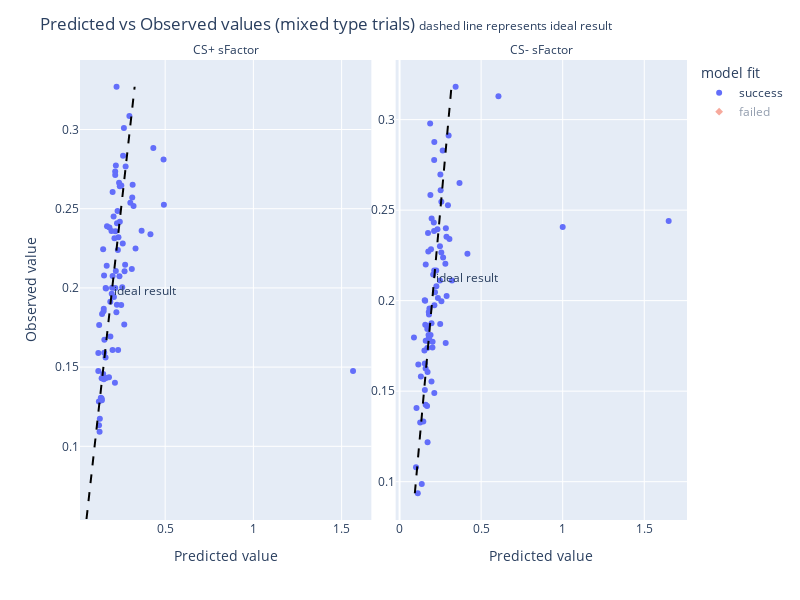

Notebook source saved alongside this figure:
### Code cell
col_wrap = 2
fig = px.scatter(mt_po_df , x= 'Predicted value', y='Observed value', color="model fit",
                 symbol = 'model fit', facet_col = 'parameter', facet_col_wrap = col_wrap,
                 category_orders={'parameter':mt_params_colNames,
                                  'model fit': ['success', 'failed']},
                facet_col_spacing=0.04, # default is 0.03
              height=600, width=800,
                )
fig.for_each_annotation(lambda a: a.update(text=a.text.split("=")[-1]))
fig.update_xaxes(matches=None, showticklabels=True)
fig.update_yaxes(matches=None, showticklabels=True)
fig.update_layout(
        title = '''Predicted vs Observed values (mixed type trials) <span style="font-size: 12px;">dashed line represents ideal result</span>'''
        )
fig.add_shape(dict(type="line", 
                       x0=mt_pars_minMax.iloc[1,0], x1=mt_pars_minMax.iloc[1,1], 
                       y0=mt_pars_minMax.iloc[1,0], y1=mt_pars_minMax.iloc[1,1], 
                       line_color="black", line_dash='dash'), 
                  row=0, col=0, 
                  label=dict(text="ideal result", textposition = 'bottom left', 
                             xanchor = 'left', yanchor='bottom', textangle=0),
                 )

fig.add_shape(dict(type="line", 
                       x0=mt_pars_minMax.iloc[0,0], x1=mt_pars_minMax.iloc[0,1], 
                       y0=mt_pars_minMax.iloc[0,0], y1=mt_pars_minMax.iloc[0,1], 
                       line_color="black", line_dash='dash'), 
                  row=0, col=1, 
                  label=dict(text="ideal result", textposition = 'bottom left', 
                             xanchor = 'left', yanchor='bottom', textangle=0),
                 )


    
fig.show()
fig.write_html("/mnt/data1/francisco/predicted vs observed mixed type parameters.html")

### Figure 1 — Plotly figure (JSON) as saved in the notebook; plotly's stock layout.template omitted (floating-point values rounded to 4 significant figures)
{"data": [{"hovertemplate": "model fit=success<br>parameter=CS+ sFactor<br>Predicted value=%{x}<br>Observed value=%{y}<extra></extra>", "legendgroup": "success", "marker": {"color": "#636efa", "symbol": "circle"}, "mode": "markers", "name": "success", "orientation": "v", "showlegend": true, "type": "scatter", "visible": true, "x": [0.2018, 0.3664, 0.1485, 0.1648, 0.2152, 0.2614, 0.3321, 0.2204, 0.2332, 0.2021, 0.4329, 0.1547, 0.1423, 0.1354, 0.1971, 0.2429, 0.1894, 0.2758, 0.3134, 0.1992, 0.2352, 0.1259, 0.1815, 0.2319, 0.1401, 0.1283, 0.2096, 0.1703, 0.189, 0.4928, 0.2177, 0.1686, 0.1553, 0.1399, 0.1621, 0.1957, 0.2972, 0.4908, 0.4166, 0.3026, 0.2271, 0.1251, 0.2125, 0.2077, 0.2514, 0.2387, 0.2662, 0.2303, 0.2023, 0.1509, 0.2698, 0.1298, 0.1522, 0.243, 0.2169, 0.1242, 0.1489, 0.2235, 0.2681, 0.2205, 0.2244, 0.1211, 0.2261, 0.1842, 0.2596, 0.3156, 0.3208, 0.2174, 0.1519, 0.273, 0.2508, 1.565, 0.1212, 0.2167, 0.1536, 0.311, 0.1626, 0.1413, 0.2567, 0.1653, 0.2409], "xaxis": "x", "y": [0.1607, 0.2361, 0.2245, 0.1996, 0.1401, 0.2834, 0.2249, 0.2107, 0.1607, 0.2606, 0.2883, 0.1591, 0.1836, 0.1307, 0.1964, 0.2641, 0.1693, 0.2766, 0.2571, 0.2001, 0.232, 0.1766, 0.1436, 0.224, 0.1301, 0.1092, 0.1943, 0.2388, 0.1912, 0.2524, 0.2357, 0.214, 0.1672, 0.1429, 0.1561, 0.236, 0.3086, 0.281, 0.2339, 0.2538, 0.2407, 0.1134, 0.2314, 0.245, 0.2646, 0.2665, 0.3009, 0.2486, 0.2075, 0.1852, 0.2105, 0.1173, 0.1424, 0.2418, 0.2712, 0.1282, 0.1456, 0.1846, 0.1768, 0.2773, 0.327, 0.1475, 0.1894, 0.2381, 0.2281, 0.2651, 0.2516, 0.2, 0.1869, 0.2146, 0.1891, 0.1476, 0.1589, 0.2735, 0.2078, 0.2119, 0.1999, 0.1291, 0.2004, 0.143, 0.2074], "yaxis": "y"}, {"hovertemplate": "model fit=success<br>parameter=CS- sFactor<br>Predicted value=%{x}<br>Observed value=%{y}<extra></extra>", "legendgroup": "success", "marker": {"color": "#636efa", "symbol": "circle"}, "mode": "markers", "name": "success", "orientation": "v", "showlegend": false, "type": "scatter", "visible": true, "x": [0.1927, 0.2015, 0.2024, 0.3057, 0.2518, 0.1746, 0.2565, 0.2248, 0.2129, 0.206, 0.1694, 0.1875, 0.1718, 0.189, 0.1967, 0.1768, 0.1306, 0.3008, 0.1009, 0.1777, 0.1688, 0.1265, 0.2172, 0.1362, 0.1571, 0.3212, 0.2501, 0.1745, 0.2121, 0.2884, 0.2669, 0.3437, 0.2124, 0.2476, 0.1791, 0.3674, 0.1804, 0.416, 0.2134, 0.1456, 0.1717, 0.196, 0.2351, 0.1832, 0.1548, 0.2562, 0.2808, 0.1603, 0.08827, 0.1543, 0.1601, 0.1899, 0.2838, 0.2829, 0.2116, 1.65, 0.2492, 0.1117, 0.6062, 0.2323, 0.1958, 0.1575, 0.2256, 0.1599, 0.1809, 0.115, 0.256, 0.2876, 0.1761, 0.2644, 0.1699, 0.17, 1, 0.1526, 0.1039, 0.2966, 0.21, 0.2475, 0.1603, 0.2131, 0.1552], "xaxis": "x2", "y": [0.2284, 0.1741, 0.1772, 0.2341, 0.261, 0.1783, 0.1997, 0.2167, 0.149, 0.2144, 0.186, 0.2978, 0.1218, 0.2584, 0.2454, 0.1777, 0.1582, 0.2913, 0.1079, 0.181, 0.1418, 0.1328, 0.2046, 0.09874, 0.1999, 0.2111, 0.2696, 0.2373, 0.2776, 0.2026, 0.2238, 0.3182, 0.2166, 0.23, 0.1938, 0.265, 0.1923, 0.2258, 0.1974, 0.1333, 0.1606, 0.1875, 0.2014, 0.1957, 0.1653, 0.2547, 0.2203, 0.2199, 0.1796, 0.2002, 0.1424, 0.181, 0.24, 0.1766, 0.2384, 0.244, 0.1872, 0.09361, 0.3128, 0.2395, 0.1554, 0.1867, 0.208, 0.1626, 0.1791, 0.1647, 0.2265, 0.2353, 0.2271, 0.2829, 0.1738, 0.1843, 0.2407, 0.1725, 0.1407, 0.2526, 0.2432, 0.2111, 0.1779, 0.2876, 0.1506], "yaxis": "y2"}, {"hovertemplate": "model fit=failed<br>parameter=CS+ sFactor<br>Predicted value=%{x}<br>Observed value=%{y}<extra></extra>", "legendgroup": "failed", "marker": {"color": "#EF553B", "symbol": "diamond"}, "mode": "markers", "name": "failed", "orientation": "v", "showlegend": true, "type": "scatter", "visible": "legendonly", "x": [1, 1, 1, 1, 1, 0.1856, 1, 0.1306, 0.09798, 1, 1, 1, 1, 1, 1, 1, 0.2446, 1, 1], "xaxis": "x", "y": [0.05411, 0.2059, 0.07638, 0.09084, 0.07276, 0.1915, 0.2052, 0.1432, 0.1027, 0.1489, 0.1434, 0.1585, 0.2056, 0.1674, 0.2607, 0.2257, 0.2131, 0.2857, 0.1477], "yaxis": "y"}, {"hovertemplate": "model fit=failed<br>parameter=CS- sFactor<br>Predicted value=%{x}<br>Observed value=%{y}<extra></extra>", "legendgroup": "failed", "marker": {"color": "#EF553B", "symbol": "diamond"}, "mode": "markers", "name": "failed", "orientation": "v", "showlegend": false, "type": "scatter", "visible": "legendonly", "x": [1, 1, 1, 1, 1, 0.1787, 1, 0.1214, 0.1926, 1, 1, 1, 1, 1, 1, 1, 56.76, 1, 1], "xaxis": "x2", "y": [0.1924, 0.2686, 0.1944, 0.2733, 0.2614, 0.2451, 0.1326, 0.1486, 0.1621, 0.167, 0.1391, 0.1537, 0.1591, 0.1557, 0.1406, 0.2593, 0.1855, 0.2031, 0.1357], "yaxis": "y2"}], "layout": {"annotations": [{"font": {}, "showarrow": false, "text": "CS+ sFactor", "x": 0.24, "xanchor": "center", "xref": "paper", "y": 1, "yanchor": "bottom", "yref": "paper"}, {"font": {}, "showarrow": false, "text": "CS- sFactor", "x": 0.76, "xanchor": "center", "xref": "paper", "y": 1, "yanchor": "bottom", "yref": "paper"}], "height": 600, "legend": {"title": {"text": "model fit"}, "tracegroupgap": 0}, "margin": {"t": 60}, "shapes": [{"label": {"text": "ideal result", "textangle": 0, "textposition": "bottom left", "xanchor": "left", "yanchor": "bottom"}, "line": {"color": "black", "dash": "dash"}, "type": "line", "x0": 0.09361, "x1": 0.3182, "xref": "x2", "y0": 0.09361, "y1": 0.3182, "yref": "y2"}, {"label": {"text": "ideal result", "textangle": 0, "textposition": "bottom left", "xanchor": "left", "yanchor": "bottom"}, "line": {"color": "black", "dash": "dash"}, "type": "line", "x0": 0.05411, "x1": 0.327, "xref": "x", "y0": 0.05411, "y1": 0.327, "yref": "y"}], "title": {"text": "Predicted vs Observed values (mixed type trials) <span style=\"font-size: 12px;\">dashed line represents ideal result</span>"}, "width": 800, "xaxis": {"anchor": "y", "autorange": true, "domain": [0, 0.48], "range": [0.01717, 1.669], "showticklabels": true, "title": {"text": "Predicted value"}, "type": "linear"}, "xaxis2": {"anchor": "y2", "autorange": true, "domain": [0.52, 1], "range": [-0.02415, 1.762], "showticklabels": true, "title": {"text": "Predicted value"}, "type": "linear"}, "yaxis": {"anchor": "x", "autorange": true, "domain": [0, 1], "range": [0.05348, 0.3439], "showticklabels": true, "title": {"text": "Observed value"}, "type": "linear"}, "yaxis2": {"anchor": "x2", "autorange": true, "domain": [0, 1], "range": [0.07883, 0.3329], "showticklabels": true, "type": "linear"}}}
